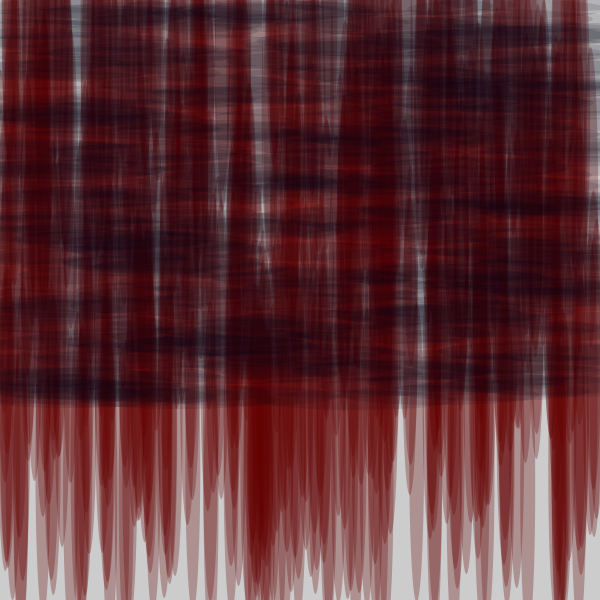
Frame 1 (no input)
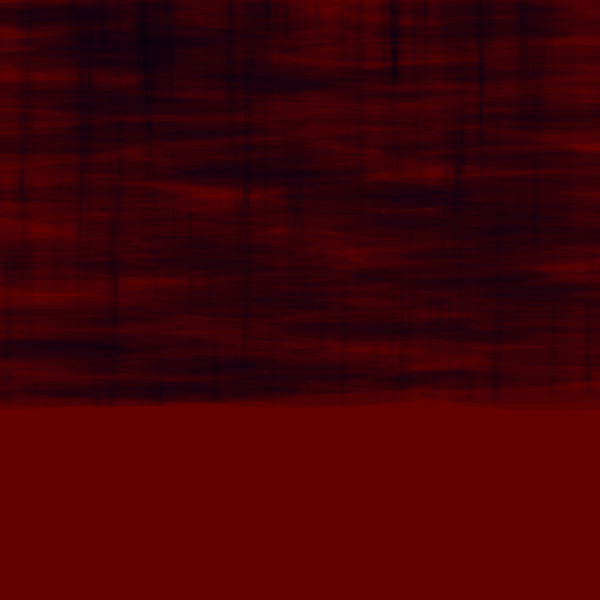
Frame 60 (the mouse pressed at the canvas centre just before this capture)
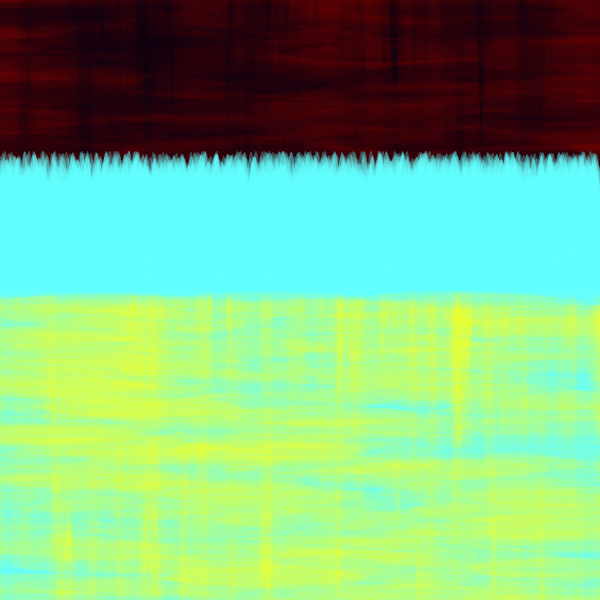
Frame 120 (the mouse held since frame 60 and released just before this capture)

The Processing sketch that drew these frames (run headless with seeded random() and noise(); from frame 60 on, the mouse is pressed at the canvas centre):

// Processing sketch: processing_114967
// ── processing_114967.pde

void setup(){
  size(600, 600);
}
void draw(){
  //do this 10 times
 for (int i = 1; i <=500; i++) {
   noStroke();
   smooth();
   fill(100, mouseX, mouseX, 75);
   ellipse(random(height), i+mouseY, 15, 300);
 }
 
 for(int j = 1; j <=400; j++) {
   noStroke();
   smooth();
   fill(mouseX, mouseY, 20, 30);
   ellipse(random(width), j+mouseX, 200, 20);
 }
 
  
}
